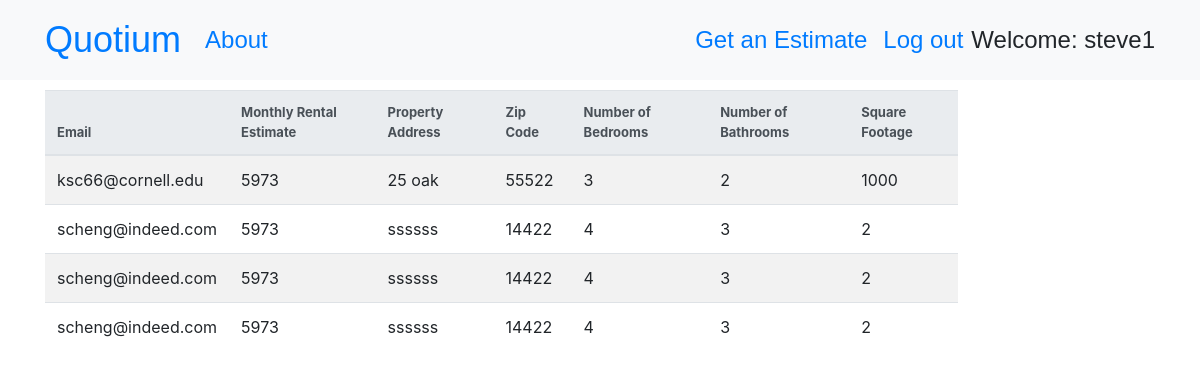
The app's page / (signed in), older data.
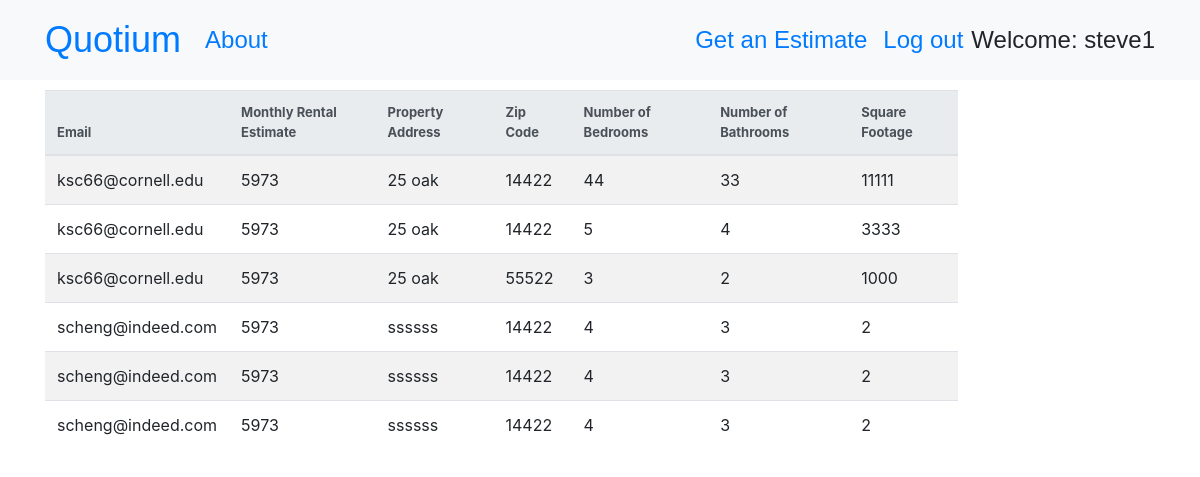
The same page, newer data.
### quotium/models.py (models this page shows)
class QuoteRecord(models.Model):
    property_data = models.ForeignKey(PropertyData, on_delete=models.CASCADE)
    created_at = models.DateTimeField(default=timezone.now)
    monthly_estimate = models.PositiveIntegerField(validators=[MaxValueValidator(100000000)])

class PropertyData(models.Model):
    email = models.EmailField(max_length=200)
    property_address = models.CharField(max_length=300)
    zip_code = models.CharField(validators=[validate_zipcode], max_length=5)
    number_bedrooms = models.IntegerField(validators=[MinValueValidator(0), MaxValueValidator(100)])
    number_bathrooms = models.IntegerField(validators=[MinValueValidator(0), MaxValueValidator(100)])
    square_footage = models.IntegerField(validators=[MinValueValidator(0), MaxValueValidator(10000000)])

### quotium/views.py (the view)
# urls.py: path('', views.QuoteListView.as_view(), name='quote_list'),
class QuoteListView(ListView):
    model = QuoteRecord
    def get_queryset(self):
        return QuoteRecord.objects.select_related('property_data'
                                                  ).filter(created_at__lte=timezone.now()).order_by('-created_at')

### quotium/templates/quotium/quoterecord_list.html (shortened to what this page needs)
{% extends 'quotium/base.html' %}
{% block content %}
<div class="centerstage">
    {% if user.is_authenticated %}
        <table class="table table-striped customized-table" id="property_estimate">
        <thead class="thead-light">
        <tr style="font-size: small">
            <th>Email</th>
            <th>Monthly Rental Estimate</th>
            <th>Property Address</th>
            <th>Zip Code</th>
            <th>Number of Bedrooms</th>
            <th>Number of Bathrooms</th>
            <th>Square Footage</th>
        </tr>
        </thead>
        <tbody>
        {% for quote in quoterecord_list %}
            <tr>
            <td>{{ quote.property_data.email }}</td>
            <td>{{ quote.monthly_estimate }}</td>
            <td> {{ quote.property_data.property_address }}</td>
            <td> {{ quote.property_data.zip_code }}</td>
            <td> {{ quote.property_data.number_bedrooms }}</td>
            <td> {{ quote.property_data.number_bathrooms }}</td>
            <td> {{ quote.property_data.square_footage }}</td>
            </tr>
        {% endfor %}
        </tbody>
        </table>
    {%  else %}
        <h2> Welcome to Quotium </h2>
        <p> You can get a quote on your property or visit the About Page to learn more</p>
        <a href="{% url 'post_new' %}">Get a quote now!</a>
    {% endif %}
</div>
{% endblock %}

### quotium/templates/quotium/base.html (shortened to what this page needs)
<!DOCTYPE html>
{% load static %}
<html>
  <head>
    <link rel="stylesheet" href="https://stackpath.bootstrapcdn.com/bootstrap/4.1.3/css/bootstrap.min.css"
>
    <link href="https://maxcdn.bootstrapcdn.com/font-awesome/4.7.0/css/font-awesome.min.css" rel="stylesheet">
    <link rel="stylesheet" href="//cdn.jsdelivr.net/medium-editor/latest/css/medium-editor.min.css" type="text/css" media="screen" charset="utf-8">
    <link rel="stylesheet" href="{% static 'css/blog.css' %}">
  </head>
  <body class='loader'>
    <nav class="navbar navbar-expand-lg bg-light techfont">
      <div class="container">
        <div class="navbar-nav align-items-center">
          <a class="navbar-brand bigbrand" href="{% url 'quote_list' %}">Quotium</a>
          <a class="nav-item nav-link" href="{% url 'about' %}">About</a>
        </div>
        <div class="navbar-nav align-items-center ml-auto">
          {% if user.is_authenticated %}
            <a class="nav-item nav-link" href="{% url 'post_new' %}">Get an Estimate</a>
            <a class="nav-item nav-link" href="{% url 'logout' %}">Log out</a>
            <a >Welcome: {{ user.username }}</a>
          {% else %}
            <a class="nav-item nav-link" href="{% url 'login' %}" aria-label="Login">
              <span class="fa fa-user" aria-hidden="true"></span></a>
          {% endif %}
        </div>
      </div>
    </nav>
          <div class="content container">
              <div class="row">
                  <div class="col-md-8">
                    <div class="blog_posts">
                      {% block content %}
                      {% endblock %}
                    </div>
                  </div>
              </div>
          </div>
  </body>
</html>

### quotium/static/css/blog.css (style rules this page uses)
.techfont { font-family: 'Russo One', sans-serif; font-size: 1.5em; margin-bottom: 10px; }
.centerstage { margin-left: auto; margin-right: auto; }
.bigbrand { font-size: 1.5em; }

### quotium/templates/quotium/quoterecord_list.html (style rules this page uses)
.customized-table { width: 125% !important; }

Row changes from the older to the newer data that the page shows:
added QuoteRecord: property_data.email "ksc66@cornell.edu", monthly_estimate "5973", property_data.property_address "25 oak", property_data.zip_code "14422", property_data.number_bedrooms "44", property_data.number_bathrooms "33", property_data.square_footage "11111"
added QuoteRecord: property_data.email "ksc66@cornell.edu", monthly_estimate "5973", property_data.property_address "25 oak", property_data.zip_code "14422", property_data.number_bedrooms "5", property_data.number_bathrooms "4", property_data.square_footage "3333"
